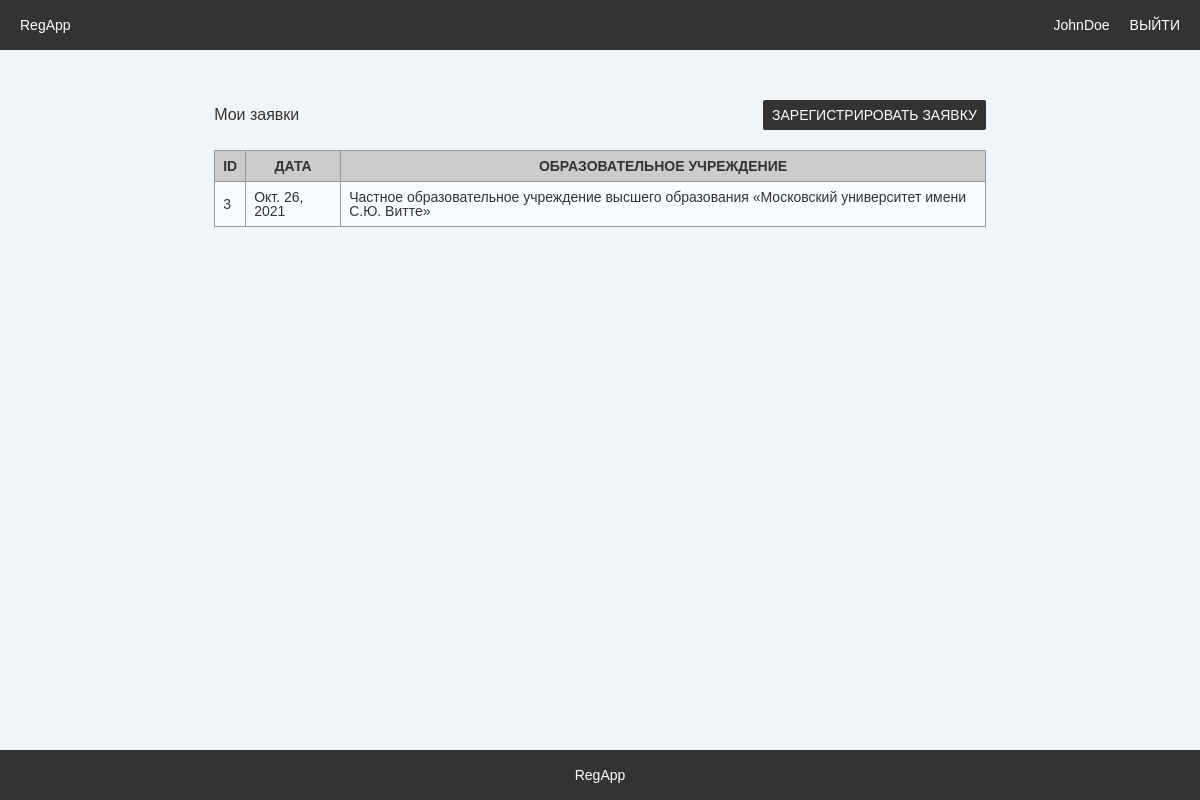
Page /myApplications/ (signed in) on the earlier database version.
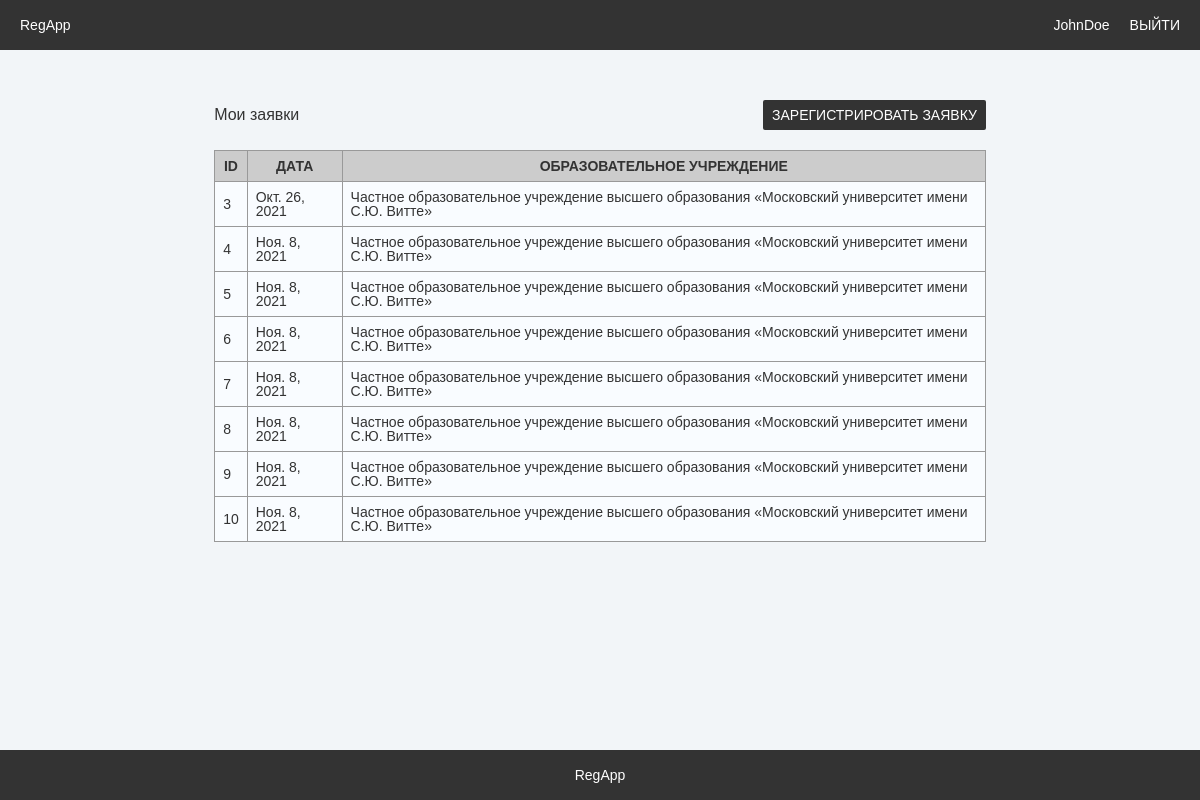
Same page on the later database version.
### regapp/models.py (models this page shows, shortened)
class User(models.Model):
    username = models.CharField(max_length=50, unique=True, db_index=True, verbose_name='Логин')
    password1 = models.CharField(max_length=100, verbose_name='Пароль')
    password2 = models.CharField(max_length=100, verbose_name='Подтверждение пароля')
    full_name = models.CharField(max_length=100, verbose_name='ФИО')
    position = models.ForeignKey('Position', on_delete=CASCADE, verbose_name='Должность')
    class Meta:
        verbose_name = 'Пользователь'
        verbose_name_plural = 'Пользователи'

class Application(models.Model):
    date = models.DateField(auto_now_add=True, verbose_name='Дата')
    educational_institution = models.ForeignKey('Institution', on_delete=CASCADE,
                                                verbose_name='Образовательное учреждение')
    user = models.ForeignKey('User', on_delete=CASCADE, verbose_name='Пользователь')
    class Meta:
        verbose_name = 'Заявка'
        verbose_name_plural = 'Заявки'

class Institution(models.Model):
    name = models.CharField(max_length=255, verbose_name='Образовательное учреждение')
    short_name = models.CharField(max_length=50, verbose_name='ОУ сокр.')
    founder = models.ForeignKey('Founder', on_delete=CASCADE, verbose_name='Учредитель')
    class Meta:
        verbose_name = 'Образовательное учреждение'
        verbose_name_plural = 'Образовательные учреждения'

### regapp/views.py (the view)
# urls.py: path('myApplications/', myApplications, name='myApplications'),
def myApplications(request):
    apps = Application.objects.filter(user__username=request.session['username']
                                      ) if 'username' in request.session else False
    context = {'title': 'Мои заявки',
               'username': request.session['username'],
               'count': request.session.get('count', False),
               'apps': apps}
    return render(request, 'regapp/myApplications.html', context=context)

### regapp/templates/regapp/myApplications.html
{% extends 'regapp/base.html' %}
{% block header %}
    <a href="{% url 'signOut' %}" class="btn btn-right ghost-btn">ВЫЙТИ</a>
	{% if count %}
		<a href="{% url 'myApplications' %}" class="btn btn-right ghost-btn">{{ username }} ({{ count }})</a>
	{% else %}
		<a href="{% url 'myApplications' %}" class="btn btn-right ghost-btn">{{ username }}</a>
	{% endif %}
{% endblock %}
{% block content %}
    <p class="title myApplications-title">Мои заявки</p>
    <a href="{% url 'regApp' %}" class="btn btn-right primary-btn">ЗАРЕГИСТРИРОВАТЬ ЗАЯВКУ</a>
    <table>
        <tr>
            <th>ID</th>
            <th>ДАТА</th>
            <th>ОБРАЗОВАТЕЛЬНОЕ УЧРЕЖДЕНИЕ</th>
        </tr>
        {% for app in apps %}
            <tr onclick="window.location='{% url 'myApp' app.id %}';">
                <td>{{ app.id }}</td>
                <td>{{ app.date }}</td>
                <td>{{ app.educational_institution.name }}</td>
            </tr>
        {% endfor %}
    </table>
{% endblock %}

### regapp/templates/regapp/base.html (shortened to what this page needs)
{% load static %}
<!DOCTYPE html>
<html lang="ru">
<head>
	<link rel="stylesheet" href="{% static 'regapp/css/styles.css' %}">
</head>
<body>
	<header>
		<a href="{% url 'index' %}" class="btn btn-left ghost-btn">RegApp</a>
        {% block header %}{% endblock %}
	</header>
	<main>{% block content %}{% endblock %}</main>
	<footer>
		<a href="{% url 'index' %}" class="btn ghost-btn">RegApp</a>
	</footer>
</body>
</html>

### regapp/static/regapp/css/styles.css (style rules this page uses)
body { margin: 0; background-color: rgb(242, 245, 248); font-family: Verdana, Arial, Helvetica, sans-serif; font-weight: normal; font-size: 14px; line-height: 14px; color: #333; }
header, footer { width: 100%; height: 50px; background-color: #333; padding: 10px 20px; box-sizing: border-box; }
header { position: fixed; left: 0; top: 0; }
main { min-height: calc(100vh - 50px); padding: 100px 17.847222222% 50px; box-sizing: border-box; overflow: hidden; }
footer { text-align: center; }
.btn { height: 30px; font-size: 14px; line-height: 30px; font-weight: normal; text-decoration: none; text-align: center; color: #fff; margin: 0; border: 0; border-radius: 2px; padding: 0 9px; cursor: pointer; white-space: nowrap; overflow: hidden; text-overflow: ellipsis; display: inline-block; box-sizing: border-box; }
.btn-left { float: left; }
.btn-right { float: right; margin: 0 0 0 20px; }
.ghost-btn { background-color: transparent; padding: 0; }
.primary-btn { background-color: #333; float: right; }
.title { text-align: center; margin: 0; }
.myApplications-title { font-size: 16px; line-height: 30px; text-align: left; float: left; }
table { border-collapse: collapse; width: 100%; margin-top: 50px; }
td, th { border: 1px solid #999; padding: 8px; color: #333; }
th { background-color: #ccc; font-size: 14px; font-weight: bolder; text-align: center; }
td { background-color: rgb(249, 252, 255); font-size: 14px; }

Differences in the rows shown:
added Application: id "4", date "Ноя. 8, 2021", educational_institution.name "Частное образовательное учреждение высшего образования «Московский университет имени С.Ю. Витте»"
added Application: id "5", date "Ноя. 8, 2021", educational_institution.name "Частное образовательное учреждение высшего образования «Московский университет имени С.Ю. Витте»"
added Application: id "6", date "Ноя. 8, 2021", educational_institution.name "Частное образовательное учреждение высшего образования «Московский университет имени С.Ю. Витте»"
added Application: id "7", date "Ноя. 8, 2021", educational_institution.name "Частное образовательное учреждение высшего образования «Московский университет имени С.Ю. Витте»"
added Application: id "8", date "Ноя. 8, 2021", educational_institution.name "Частное образовательное учреждение высшего образования «Московский университет имени С.Ю. Витте»"
added Application: id "9", date "Ноя. 8, 2021", educational_institution.name "Частное образовательное учреждение высшего образования «Московский университет имени С.Ю. Витте»"
added Application: id "10", date "Ноя. 8, 2021", educational_institution.name "Частное образовательное учреждение высшего образования «Московский университет имени С.Ю. Витте»"
